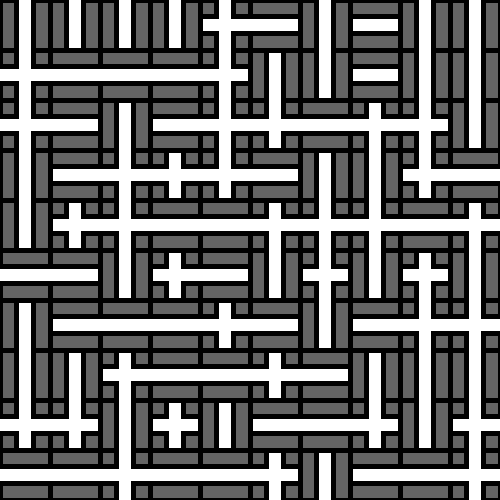
Frame 1 (no input)
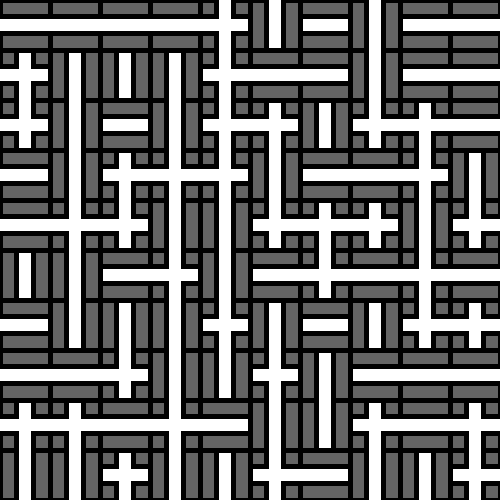
Frame 60 (the mouse pressed at the canvas centre just before this capture)
Frame 120 (the mouse held since frame 60 and released just before this capture): identical to frame 1, image omitted

The Processing sketch that drew these frames (run headless with seeded random() and noise(); from frame 60 on, the mouse is pressed at the canvas centre):

// Processing sketch: random_road
// ── random_road.pde
float time=0,x=0;
int n=10;
LoadRect lr[][] = new LoadRect[n][n];
void setup(){
  size(500,500);
  fill(100);
  rectMode(CENTER);
  //frameRate(10);
  float leng = width/n;
  for(int i=0;i<n;i++){
   for(int j=0;j<n;j++){
     lr[i][j] = new LoadRect(new PVector(leng/2+i*leng, leng/2+j*leng),
                             leng);
   }
  }
}

void draw(){
  background(255);
  for(int i=0;i<n;i++){
   for(int j=0;j<n;j++){
     lr[i][j].show();
   }
  }
}

float sigmoid(float x){
 return 1./(1.+pow(2.718, x)); 
}

class LoadRect{
  PVector pos;
  int shape_seed, rotate_seed=0;
  float leng, rad=0;
  LoadRect(PVector pos, float leng){
    this.pos = pos;
    this.leng = leng;
    this.shape_seed = int(random(0,3));
    this.rotate_seed = int(random(0,2));
  }
  
  void show(){
    strokeWeight(5);
    translate(pos.x, pos.y);
    int unit_time = 60;
    float x = map(frameCount%unit_time, 0, unit_time-1, -20, 20);
    float add_rad = map(sigmoid(x), 0, 1, 0, PI/2);
    if(rotate_seed == 0) rotate(rad + add_rad);
    else rotate(rad - add_rad);
    if(shape_seed == 0){
      rect(-leng/3, 0, leng/3, leng);
      rect(leng/3, 0, leng/3, leng);
    }else if(shape_seed == 1){
      rect(0, -leng/3, leng, leng/3);
      rect(0, leng/3, leng, leng/3);
    }else if(shape_seed == 2){
      rect(-leng/3, -leng/3, leng/3, leng/3);
      rect(leng/3, -leng/3, leng/3, leng/3);
      rect(-leng/3, leng/3, leng/3, leng/3);
      rect(leng/3, leng/3, leng/3, leng/3);
    }
    resetMatrix();
    
    // Update base radians
    if(frameCount % unit_time == unit_time-1){
      if(rotate_seed == 0) rad += PI/2;
      else rad -= PI/2;
      rotate_seed = int(random(0,2));
    }
  }
}
